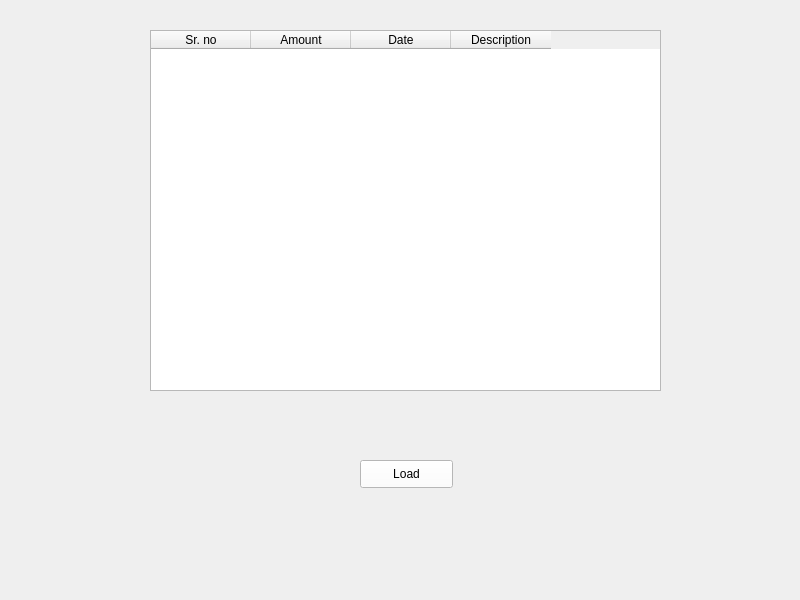
<?xml version="1.0" encoding="UTF-8"?>
<ui version="4.0">
 <class>MainWindow</class>
 <widget class="QMainWindow" name="MainWindow">
  <property name="geometry">
   <rect>
    <x>0</x>
    <y>0</y>
    <width>800</width>
    <height>600</height>
   </rect>
  </property>
  <property name="windowTitle">
   <string>MainWindow</string>
  </property>
  <property name="styleSheet">
   <string notr="true">
</string>
  </property>
  <widget class="QWidget" name="centralwidget">
   <widget class="QPushButton" name="btn_load">
    <property name="geometry">
     <rect>
      <x>360</x>
      <y>460</y>
      <width>93</width>
      <height>28</height>
     </rect>
    </property>
    <property name="styleSheet">
     <string notr="true">background-color: rgb(255, 255, 255);</string>
    </property>
    <property name="text">
     <string>Load</string>
    </property>
   </widget>
   <widget class="QTableWidget" name="tableWidget">
    <property name="geometry">
     <rect>
      <x>150</x>
      <y>30</y>
      <width>511</width>
      <height>361</height>
     </rect>
    </property>
    <property name="styleSheet">
     <string notr="true">border-color: rgb(170, 255, 255);</string>
    </property>
    <property name="lineWidth">
     <number>0</number>
    </property>
    <property name="showGrid">
     <bool>false</bool>
    </property>
    <property name="rowCount">
     <number>0</number>
    </property>
    <property name="columnCount">
     <number>4</number>
    </property>
    <attribute name="verticalHeaderVisible">
     <bool>false</bool>
    </attribute>
    <column>
     <property name="text">
      <string>Sr. no</string>
     </property>
    </column>
    <column>
     <property name="text">
      <string>Amount</string>
     </property>
    </column>
    <column>
     <property name="text">
      <string>Date</string>
     </property>
    </column>
    <column>
     <property name="text">
      <string>Description</string>
     </property>
    </column>
   </widget>
  </widget>
 </widget>
 <resources/>
 <connections/>
</ui>
